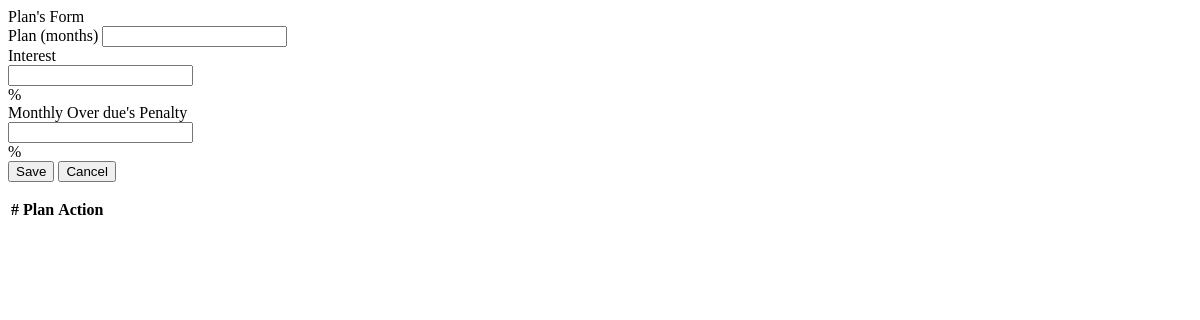
The app's page /admin/loan/plan.php, older data.
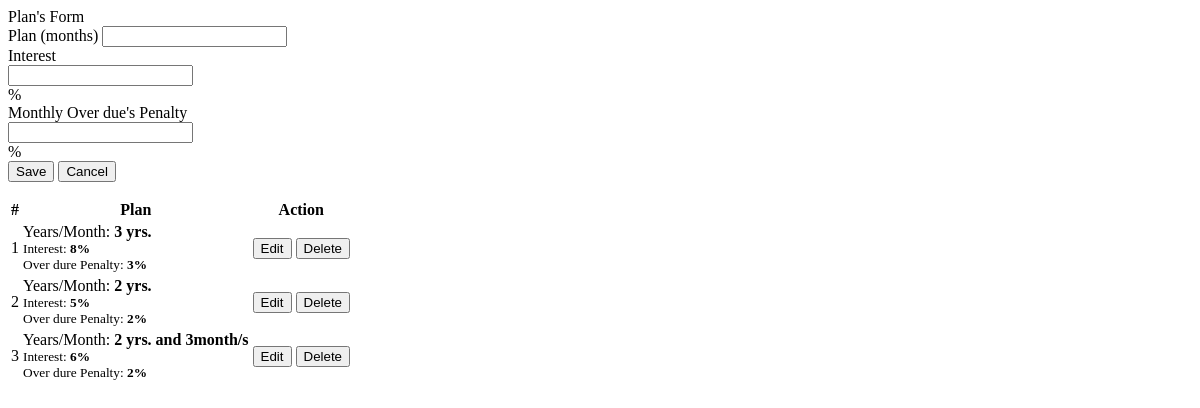
The same page, newer data.
### tables this page shows
CREATE TABLE `loan_plan` (
  `id` int(30) NOT NULL,
  `months` int(11) NOT NULL,
  `interest_percentage` float NOT NULL,
  `penalty_rate` int(11) NOT NULL
);

### admin/loan/plan.php (the view, shortened to what this page needs)
<?php include('db_connect.php');?>
<div class="container-fluid">
	<div class="col-lg-12">
		<div class="row">
			<div class="col-md-4">
			<form action="" id="manage-plan">
				<div class="card">
					<div class="card-header">
						   Plan's Form
				  	</div>
					<div class="card-body">
							<div class="form-group">
								<label class="control-label">Plan (months)</label>
								<input type="number" name="months" id="" class="form-control text-right">
							</div>
							<div class="form-group">
								<label class="control-label">Interest</label>
								<div class="input-group">
								  <input type="number" step="any" min="0" max="100" class="form-control text-right" name="interest_percentage" aria-label="Interest">
								  <div class="input-group-append">
								    <span class="input-group-text">%</span>
								  </div>
								</div>
							</div>
							<div class="form-group">
								<label class="control-label">Monthly Over due's Penalty</label>
								<div class="input-group">
								  <input type="number" step="any" min="0" max="100" class="form-control text-right" aria-label="Penalty percentage" name="penalty_rate">
								  <div class="input-group-append">
								    <span class="input-group-text">%</span>
								  </div>
								</div>
							</div>
					</div>
					<div class="card-footer">
						<div class="row">
							<div class="col-md-12">
								<button class="btn btn-sm btn-primary col-sm-3 offset-md-3"> Save</button>
								<button class="btn btn-sm btn-default col-sm-3" type="button" onclick="_reset()"> Cancel</button>
							</div>
						</div>
					</div>
				</div>
			</form>
			</div>
			<div class="col-md-8">
				<div class="card">
					<div class="card-body">
						<table class="table table-bordered table-hover">
							<thead>
								<tr>
									<th class="text-center">#</th>
									<th class="text-center">Plan</th>
									<th class="text-center">Action</th>
								</tr>
							</thead>
							<tbody>
								<?php
								$i = 1;
								$plan = $conn->query("SELECT * FROM loan_plan order by id asc");
								while($row=$plan->fetch_assoc()):
									$months = $row['months'];
									$months = $months / 12;
									if($months < 1){
										$months = $row['months']. " months";
									}else{
										$m = explode(".", $months);
										$months = $m[0] . " yrs.";
										if(isset($m[1])){
											$months .= " and ".number_format(12 * ($m[1] /100 ),0)."month/s";
										}
									}
								?>
								<tr>
									<td class="text-center"><?php echo $i++ ?></td>
									<td class="">
										 <p>Years/Month: <b><?php echo $months ?></b></p>
										 <p><small>Interest: <b><?php echo $row['interest_percentage']."%" ?></b></small></p>
										 <p><small>Over dure Penalty: <b><?php echo $row['penalty_rate']."%" ?></b></small></p>
									</td>
									<td class="text-center">
										<button class="btn btn-sm btn-primary edit_plan" type="button" data-id="<?php echo $row['id'] ?>" data-months="<?php echo $row['months'] ?>" data-interest_percentage="<?php echo $row['interest_percentage'] ?>" >Edit</button>
										<button class="btn btn-sm btn-danger delete_plan" type="button" data-id="<?php echo $row['id'] ?>">Delete</button>
									</td>
								</tr>
								<?php endwhile; ?>
							</tbody>
						</table>
					</div>
				</div>
			</div>
		</div>
	</div>
</div>

Row changes from the older to the newer data that the page shows:
added loan_plan: months "3 yrs.", interest_percentage "8", penalty_rate "3"
added loan_plan: months "2 yrs.", interest_percentage "5", penalty_rate "2"
added loan_plan: months "2 yrs. and 3month/s", interest_percentage "6", penalty_rate "2"
